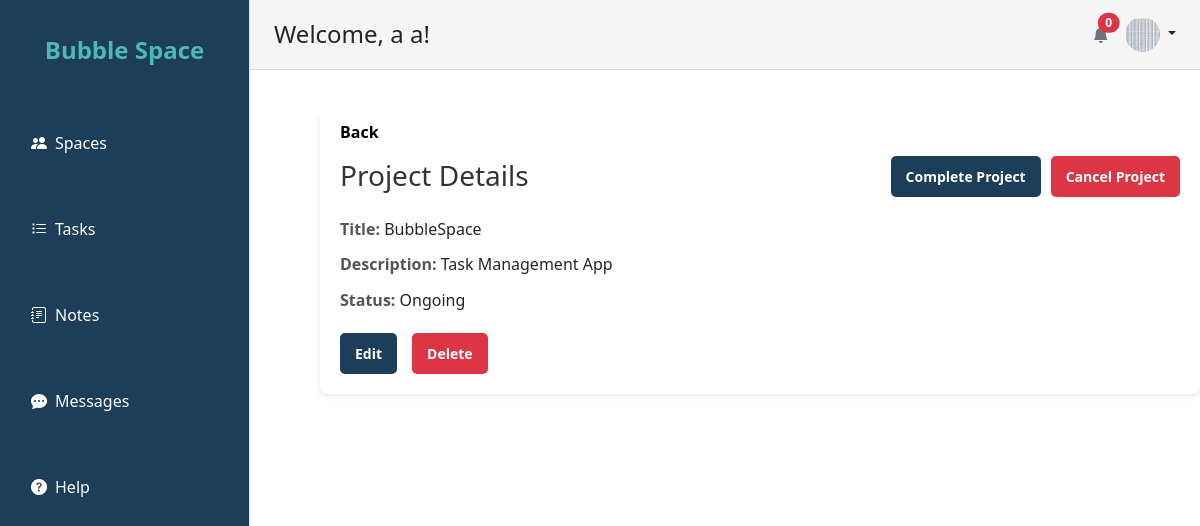
The page /bubblespace/projects/projects/2/ (signed in) on the database its author committed.
### Login/models.py (models this page shows, shortened)
class Users_Account(AbstractBaseUser, PermissionsMixin):
    username = models.CharField(max_length=30, unique=True)
    fname = models.CharField(max_length=50)
    lname = models.CharField(max_length=50)
    gender = models.CharField(max_length=20)
    birthDate = models.DateField()
    profile_picture = models.ImageField(upload_to='profile_pics/', blank=True, null=True)
    is_active = models.BooleanField(default=True)
    is_staff = models.BooleanField(default=False)
    email = models.EmailField(unique=True)  # Added email field
    joined_date = models.DateField(auto_now_add=True)
    objects = UsersAccountManager()
    USERNAME_FIELD = 'username'
    REQUIRED_FIELDS = ['fname', 'lname',"birthDate","gender"]

### Projects/models.py (models this page shows, shortened)
class Project(models.Model):
    STATUS_CHOICES = [
        ('Pending', 'Pending'),
        ('Ongoing', 'Ongoing'),
        ('Completed', 'Completed'),
        ('Cancelled', 'Cancelled'),
    ]
    ProjectId = models.AutoField(primary_key=True)
    Title = models.CharField(max_length=255)
    Description = models.CharField(max_length=1000)
    Status = models.CharField(max_length=10, choices=STATUS_CHOICES, default='Pending')

### Projects/views.py (the view)
# urls.py: path('projects/<int:pk>/', views.project_detail, name='project_detail'),
def project_detail(request, pk):
    project = get_object_or_404(Project, pk=pk)
    tasks = project.tasks.all()
    team = Team.objects.filter(projects=project).first()  # Get the first team associated with this project
    return render(request, 'Projects/project_detail.html', {'project': project, 'tasks': tasks, 'team': team})

### Tasks/context_processors.py (called while the page is built)
def notifications_context(request):
    if request.user.is_authenticated:
        nearing_deadline_tasks = Task.objects.filter(
            created_by=request.user,
            project__isnull=True,
            due_date__lte=now() + timedelta(days=1),
            due_date__gte=now()
        )
        return {'nearing_deadline_tasks': nearing_deadline_tasks}
    return {}

### Projects/templates/projects/project_detail.html (shortened to what this page needs)
{% load static %}
<!DOCTYPE html>
<html lang="en">
<head>
    <link rel="stylesheet" href="{% static 'css/sidebar.css' %}">
</head>
<body>
    {% include "base.html" %}
    <div class="main-content1">
        <p>
            <a href="{% url 'team_detail' team.pk %}" class="btn-back">Back</a>
        </p>
        <div class="project-header">
            <h1>Project Details</h1>
            <div class="project-actions">
                {% if project.Status == "Pending" %}
                    <form method="post" action="{% url 'project_start' project.pk %}" style="display: inline;">
                        {% csrf_token %}
                        <button type="submit" class="btn-status btn-start">Start Project</button>
                    </form>
                {% elif project.Status == "Ongoing" %}
                    <form method="post" action="{% url 'project_complete' project.pk %}" style="display: inline;">
                        <button type="submit" class="btn-status btn-complete">Complete Project</button>
                    </form>
                    <form method="post" action="{% url 'project_cancel' project.pk %}" style="display: inline;">
                        <button type="submit" class="btn-status btn-cancel">Cancel Project</button>
                    </form>
                {% endif %}
            </div>
        </div>
        <p><strong>Title:</strong> {{ project.Title }}</p>
        <p><strong>Description:</strong> {{ project.Description }}</p>
        <p>
            <strong>Status:</strong>
            {% if project.Status == 'Pending' %}
                <span class="status status-pending">{{ project.Status }}</span>
            {% elif project.Status == 'Ongoing' %}
                <span class="status status-ongoing">{{ project.Status }}</span>
            {% elif project.Status == 'Completed' %}
                <span class="status status-completed">{{ project.Status }}</span>
            {% elif project.Status == 'Cancelled' %}
                <span class="status status-cancelled">{{ project.Status }}</span>
            {% endif %}
        </p>
        <div class="button-group">
            <a href="{% url 'project_update' project.pk %}" class="btn-edit">Edit</a>
            <button class="btn-delete" onclick="showModal()">Delete</button>
        </div>
    </div>
</body>
</html>

### Login/templates/base.html (shortened to what this page needs)
<!DOCTYPE html>
<html lang="en">
<head>
    {% load static %}
    <link href="https://cdn.jsdelivr.net/npm/bootstrap@5.3.0-alpha1/dist/css/bootstrap.min.css" rel="stylesheet">
    <link href="https://cdn.jsdelivr.net/npm/bootstrap-icons/font/bootstrap-icons.css" rel="stylesheet">
    <link rel="stylesheet" href="{% static 'base2.css' %}">
</head>
<body>
    <div class="d-flex">
        <aside class="bg-theme border-end" style="width: 250px; position: fixed; top: 0; left: 0; height: 100vh;">
            <div class="p-3">
                <div class="text-center mb-5">
                    <a href="{% url 'home' %}" class="text-decoration-none">
                        <h2 class="text-theme">Bubble Space</h2>
                    </a>
                </div>
                <nav>
                    <ul class="nav flex-column">
                        <li class="nav-item mb-3">
                            <a href="{% url 'team_list' %}" class="nav-link d-flex align-items-center">
                                <i class="bi bi-people-fill me-2"></i> Spaces
                            </a>
                        </li>
                        <li class="nav-item mb-3">
                            <a href="{% url 'task_list' %}" class="nav-link d-flex align-items-center">
                                <i class="bi bi-list-task me-2"></i> Tasks
                            </a>
                        </li>
                        <li class="nav-item mb-3">
                            <a href="{% url 'notes_list' %}" class="nav-link d-flex align-items-center">
                                <i class="bi bi-journal-text me-2"></i> Notes
                            </a>
                        </li>
                        <li class="nav-item mb-3">
                            <a href="{% url 'chat_list' %}" class="nav-link d-flex align-items-center">
                                <i class="bi bi-chat-dots-fill me-2"></i> Messages
                            </a>
                        </li>
                        <li class="nav-item">
                            <a href="{% url 'help' %}" class="nav-link d-flex align-items-center">
                                <i class="bi bi-question-circle-fill me-2"></i> Help
                            </a>
                        </li>
                    </ul>
                </nav>
            </div>
        </aside>
        <div style="margin-left: 250px; width: calc(100% - 250px);">
            <header class="d-flex align-items-center justify-content-between px-4 py-3 header bg-theme"
                style="position: fixed; top: 0; left: 250px; width: calc(100% - 250px);">
                <div>
                    <h4 class="mb-0">Welcome, {{ user.fname }} {{ user.lname }}!</h4>
                </div>
                <div class="d-flex align-items-center">
                    <div class="dropdown me-3">
                        <a href="#" class="d-block text-decoration-none position-relative" id="notificationDropdown"
                            data-bs-toggle="dropdown" aria-expanded="false">
                            <i class="bi bi-bell-fill text-secondary"></i>
                            <span class="position-absolute top-0 start-100 translate-middle badge rounded-pill bg-danger">
                                {{ nearing_deadline_tasks.count }}
                            </span>
                        </a>
                    </div>
                    <div class="dropdown">
                        <a href="#" class="d-block link-dark text-decoration-none dropdown-toggle" id="profileDropdown"
                            data-bs-toggle="dropdown" aria-expanded="false">
                            {% if user.profile_picture %}
                                <img src="{{ user.profile_picture.url }}" alt="Profile Picture"
                                    class="rounded-circle" style="width: 35px; height: 35px;">
                            {% else %}
                                <span class="bg-secondary text-white rounded-circle d-inline-block text-center"
                                    style="width: 35px; height: 35px; line-height: 35px;">
                                    <i class="bi bi-person-fill"></i>
                                </span>
                            {% endif %}
                        </a>
                    </div>
                </div>
            </header>
            <div id="main-content" class="container mt-5 pt-5">
            </div>
        </div>
    </div>
</body>
</html>

### Tasks/static/css/sidebar.css (style rules this page uses)
.header { display: flex; justify-content: space-between; align-items: center; padding: 15px; border-bottom: 1px solid #ddd; }

### Login/static/base2.css (style rules this page uses)
:root { --primary-color: #1e3d58; --secondary-color: #4db8b8; --background-color: #f5f5f5; --text-color: #333; --accent-color: #ff7043; }
aside { background-color: var(--primary-color); color: white; position: fixed; top: 0; left: 0; width: 250px; height: 100vh; transition: all 0.3s ease; z-index: 100; }
aside h2 { font-size: 1.5rem; font-weight: bold; margin: 20px auto; text-align: center; color: var(--secondary-color); }
.nav-link { color: white; font-weight: 500; padding: 10px 15px; transition: all 0.2s ease; display: flex; align-items: center; border-radius: 5px; }
#main-content { margin-left: 0%; padding: 20px; background-color: rgb(255, 255, 255); color: var(--text-color); margin-bottom: 5%; transition: margin-left 0.3s ease; height: 10%; width: auto; box-sizing: border-box; margin-top: 0; }
.header { background-color: var(--background-color); border-bottom: 1px solid #ddd; padding: 10px 20px; display: flex; justify-content: space-between; align-items: center; position: fixed; top: 0; left: 250px; width: calc(100% - 250px); transition: all 0.3s ease; z-index: 50; }
.d-flex { padding-top: 0; height: 70px; }

### Projects/templates/projects/project_detail.html (style rules this page uses)
body { font-family: Arial, sans-serif; margin: 0; padding: 0; background-color: #f4f4f9; }
a { text-decoration: none; color: #333; font-weight: bold; }
.main-content1 { padding: 20px; background-color: #fff; border-radius: 8px; box-shadow: 0 2px 6px rgba(0, 0, 0, 0.1); max-width: 75%; margin: 30px auto; margin-left: 320px; }
.main-content1 h1 { font-size: 28px; color: #333; margin-bottom: 20px; }
.main-content1 p { font-size: 16px; line-height: 1.6; margin-bottom: 10px; }
.main-content1 p strong { color: #555; }
.button-group { display: flex; gap: 15px; margin-top: 20px; }
.button-group a, .button-group button { display: inline-block; padding: 10px 15px; border-radius: 5px; text-align: center; font-size: 14px; font-weight: bold; border: none; cursor: pointer; }
.btn-edit { background-color: var(--primary-color); color: #fff; text-decoration: none; display: inline-block; transition: transform 0.3s ease, background-color 0.3s ease; }
.btn-delete { background-color: #dc3545; color: #fff; display: inline-block; transition: transform 0.3s ease, background-color 0.3s ease; }
.btn-back { color: #000; text-decoration: none; }
.project-header { display: flex; justify-content: space-between; align-items: center; margin-bottom: 20px; }
.project-header h1 { font-size: 28px; margin: 0; color: #333; }
.project-actions { display: flex; gap: 10px; }
.btn-status { padding: 10px 15px; border-radius: 5px; border: none; cursor: pointer; font-size: 14px; font-weight: bold; color: #fff; }
.btn-complete { background-color: var(--primary-color); display: inline-block; transition: transform 0.3s ease, background-color 0.3s ease; }
.btn-cancel { background-color: #dc3545; display: inline-block; transition: transform 0.3s ease, background-color 0.3s ease; }

### rows shown on the page
Users_Account: fname "a", lname "a", profile_picture (picture)
Project: Title "BubbleSpace", Description "Task Management App", Status "Ongoing"

### other values the page prints
{{ nearing_deadline_tasks.count }} "0"
